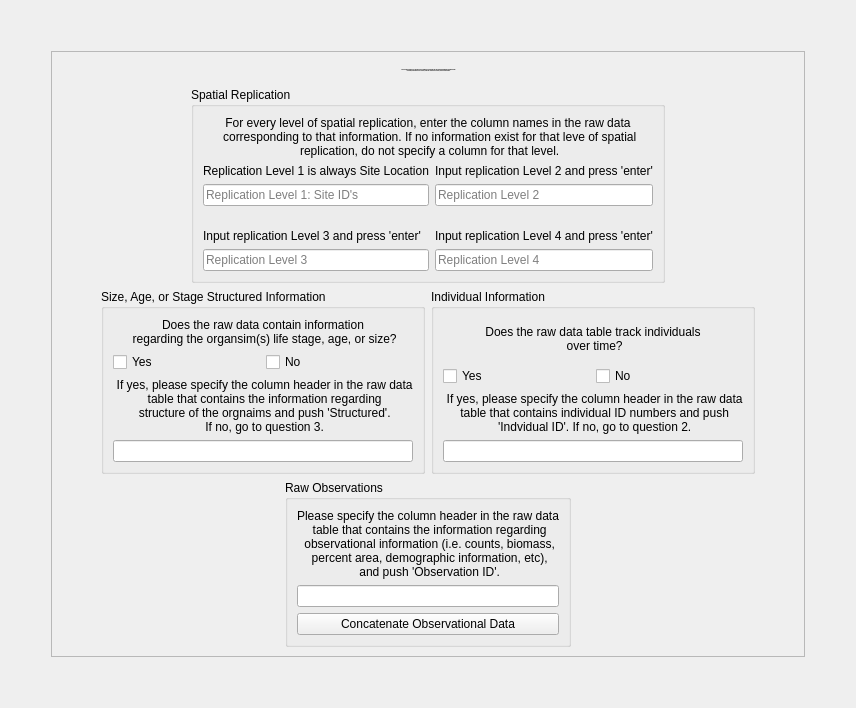
        <widget class="QWidget" name="tab_6">
         <attribute name="title">
          <string>Observations Form</string>
         </attribute>
         <layout class="QHBoxLayout" name="horizontalLayout_57">
          <item>
           <layout class="QVBoxLayout" name="verticalLayout_72">
            <item>
             <spacer name="verticalSpacer_13">
              <property name="orientation">
               <enum>Qt::Vertical</enum>
              </property>
              <property name="sizeHint" stdset="0">
               <size>
                <width>20</width>
                <height>40</height>
               </size>
              </property>
             </spacer>
            </item>
            <item>
             <layout class="QHBoxLayout" name="horizontalLayout_50">
              <item>
               <spacer name="horizontalSpacer_32">
                <property name="orientation">
                 <enum>Qt::Horizontal</enum>
                </property>
                <property name="sizeHint" stdset="0">
                 <size>
                  <width>40</width>
                  <height>20</height>
                 </size>
                </property>
               </spacer>
              </item>
              <item>
               <widget class="QFrame" name="frame">
                <property name="sizePolicy">
                 <sizepolicy hsizetype="Fixed" vsizetype="Preferred">
                  <horstretch>0</horstretch>
                  <verstretch>0</verstretch>
                 </sizepolicy>
                </property>
                <property name="frameShape">
                 <enum>QFrame::StyledPanel</enum>
                </property>
                <property name="frameShadow">
                 <enum>QFrame::Raised</enum>
                </property>
                <layout class="QVBoxLayout" name="verticalLayout_12">
                 <item>
                  <layout class="QVBoxLayout" name="verticalLayout_56">
                   <item>
                    <layout class="QHBoxLayout" name="horizontalLayout_38">
                     <item>
                      <spacer name="horizontalSpacer_61">
                       <property name="orientation">
                        <enum>Qt::Horizontal</enum>
                       </property>
                       <property name="sizeHint" stdset="0">
                        <size>
                         <width>40</width>
                         <height>20</height>
                        </size>
                       </property>
                      </spacer>
                     </item>
                     <item>
                      <widget class="QLabel" name="label_12">
                       <property name="sizePolicy">
                        <sizepolicy hsizetype="Fixed" vsizetype="Fixed">
                         <horstretch>0</horstretch>
                         <verstretch>0</verstretch>
                        </sizepolicy>
                       </property>
                       <property name="font">
                        <font>
                         <pointsize>-1</pointsize>
                         <weight>75</weight>
                         <bold>true</bold>
                        </font>
                       </property>
                       <property name="text">
                        <string>In the following section you will specify the columns in the raw data table that contain information regarding spatial
 replication, individual ID's (if present), stage/age strucutre (if present), and raw observations.</string>
                       </property>
                       <property name="alignment">
                        <set>Qt::AlignCenter</set>
                       </property>
                      </widget>
                     </item>
                     <item>
                      <spacer name="horizontalSpacer_62">
                       <property name="orientation">
                        <enum>Qt::Horizontal</enum>
                       </property>
                       <property name="sizeHint" stdset="0">
                        <size>
                         <width>40</width>
                         <height>20</height>
                        </size>
                       </property>
                      </spacer>
                     </item>
                    </layout>
                   </item>
                   <item>
                    <layout class="QHBoxLayout" name="horizontalLayout_37">
                     <item>
                      <spacer name="horizontalSpacer_29">
                       <property name="orientation">
                        <enum>Qt::Horizontal</enum>
                       </property>
                       <property name="sizeHint" stdset="0">
                        <size>
                         <width>40</width>
                         <height>20</height>
                        </size>
                       </property>
                      </spacer>
                     </item>
                     <item>
                      <widget class="QGroupBox" name="groupBox_13">
                       <property name="title">
                        <string>Spatial Replication</string>
                       </property>
                       <layout class="QVBoxLayout" name="verticalLayout_55">
                        <item>
                         <layout class="QVBoxLayout" name="verticalLayout_54">
                          <item>
                           <widget class="QLabel" name="label_17">
                            <property name="text">
                             <string>For every level of spatial replication, enter the column names in the raw data 
 corresponding to that information. If no information exist for that leve of spatial 
 replication, do not specify a column for that level.</string>
                            </property>
                            <property name="alignment">
                             <set>Qt::AlignCenter</set>
                            </property>
                           </widget>
                          </item>
                          <item>
                           <layout class="QHBoxLayout" name="horizontalLayout_34">
                            <item>
                             <layout class="QVBoxLayout" name="verticalLayout_51">
                              <item>
                               <layout class="QGridLayout" name="gridLayout_6">
                                <item row="0" column="0">
                                 <widget class="QLabel" name="label_13">
                                  <property name="text">
                                   <string>Replication Level 1 is always Site Location</string>
                                  </property>
                                 </widget>
                                </item>
                                <item row="1" column="0">
                                 <widget class="QLineEdit" name="lnedSpRep1">
                                  <property name="sizePolicy">
                                   <sizepolicy hsizetype="Preferred" vsizetype="Fixed">
                                    <horstretch>0</horstretch>
                                    <verstretch>0</verstretch>
                                   </sizepolicy>
                                  </property>
                                  <property name="autoFillBackground">
                                   <bool>false</bool>
                                  </property>
                                  <property name="inputMask">
                                   <string/>
                                  </property>
                                  <property name="text">
                                   <string/>
                                  </property>
                                  <property name="placeholderText">
                                   <string>Replication Level 1: Site ID's</string>
                                  </property>
                                 </widget>
                                </item>
                               </layout>
                              </item>
                              <item>
                               <spacer name="verticalSpacer_6">
                                <property name="orientation">
                                 <enum>Qt::Vertical</enum>
                                </property>
                                <property name="sizeType">
                                 <enum>QSizePolicy::Fixed</enum>
                                </property>
                                <property name="sizeHint" stdset="0">
                                 <size>
                                  <width>28</width>
                                  <height>17</height>
                                 </size>
                                </property>
                               </spacer>
                              </item>
                              <item>
                               <layout class="QGridLayout" name="gridLayout_8">
                                <item row="0" column="0">
                                 <widget class="QLabel" name="label_15">
                                  <property name="text">
                                   <string>Input replication Level 3 and press 'enter'</string>
                                  </property>
                                 </widget>
                                </item>
                                <item row="1" column="0">
                                 <widget class="QLineEdit" name="lnedSpRep3">
                                  <property name="sizePolicy">
                                   <sizepolicy hsizetype="Preferred" vsizetype="Fixed">
                                    <horstretch>0</horstretch>
                                    <verstretch>0</verstretch>
                                   </sizepolicy>
                                  </property>
                                  <property name="focusPolicy">
                                   <enum>Qt::ClickFocus</enum>
                                  </property>
                                  <property name="text">
                                   <string/>
                                  </property>
                                  <property name="placeholderText">
                                   <string>Replication Level 3</string>
                                  </property>
                                 </widget>
                                </item>
                               </layout>
                              </item>
                             </layout>
                            </item>
                            <item>
                             <layout class="QVBoxLayout" name="verticalLayout_53">
                              <item>
                               <layout class="QGridLayout" name="gridLayout_7">
                                <item row="0" column="0">
                                 <widget class="QLabel" name="label_14">
                                  <property name="text">
                                   <string>Input replication Level 2 and press 'enter'</string>
                                  </property>
                                 </widget>
                                </item>
                                <item row="1" column="0">
                                 <widget class="QLineEdit" name="lnedSpRep2">
                                  <property name="sizePolicy">
                                   <sizepolicy hsizetype="Preferred" vsizetype="Fixed">
                                    <horstretch>0</horstretch>
                                    <verstretch>0</verstretch>
                                   </sizepolicy>
                                  </property>
                                  <property name="text">
                                   <string/>
                                  </property>
                                  <property name="placeholderText">
                                   <string>Replication Level 2</string>
                                  </property>
                                 </widget>
                                </item>
                               </layout>
                              </item>
                              <item>
                               <spacer name="verticalSpacer_10">
                                <property name="orientation">
                                 <enum>Qt::Vertical</enum>
                                </property>
                                <property name="sizeType">
                                 <enum>QSizePolicy::Fixed</enum>
                                </property>
                                <property name="sizeHint" stdset="0">
                                 <size>
                                  <width>28</width>
                                  <height>17</height>
                                 </size>
                                </property>
                               </spacer>
                              </item>
                              <item>
                               <layout class="QGridLayout" name="gridLayout_9">
                                <item row="0" column="0">
                                 <widget class="QLabel" name="label_16">
                                  <property name="text">
                                   <string>Input replication Level 4 and press 'enter'</string>
                                  </property>
                                 </widget>
                                </item>
                                <item row="1" column="0">
                                 <widget class="QLineEdit" name="lnedSpRep4">
                                  <property name="sizePolicy">
                                   <sizepolicy hsizetype="Preferred" vsizetype="Fixed">
                                    <horstretch>0</horstretch>
                                    <verstretch>0</verstretch>
                                   </sizepolicy>
                                  </property>
                                  <property name="focusPolicy">
                                   <enum>Qt::ClickFocus</enum>
                                  </property>
                                  <property name="text">
                                   <string/>
                                  </property>
                                  <property name="placeholderText">
                                   <string>Replication Level 4</string>
                                  </property>
                                 </widget>
                                </item>
                               </layout>
                              </item>
                             </layout>
                            </item>
                           </layout>
                          </item>
                         </layout>
                        </item>
                       </layout>
                      </widget>
                     </item>
                     <item>
                      <spacer name="horizontalSpacer_55">
                       <property name="orientation">
                        <enum>Qt::Horizontal</enum>
                       </property>
                       <property name="sizeHint" stdset="0">
                        <size>
                         <width>40</width>
                         <height>20</height>
                        </size>
                       </property>
                      </spacer>
                     </item>
                    </layout>
                   </item>
                   <item>
                    <layout class="QHBoxLayout" name="horizontalLayout_36">
                     <item>
                      <spacer name="horizontalSpacer_58">
                       <property name="orientation">
                        <enum>Qt::Horizontal</enum>
                       </property>
                       <property name="sizeHint" stdset="0">
                        <size>
                         <width>40</width>
                         <height>20</height>
                        </size>
                       </property>
                      </spacer>
                     </item>
                     <item>
                      <widget class="QGroupBox" name="groupBox_11">
                       <property name="title">
                        <string>Size, Age, or Stage Structured Information</string>
                       </property>
                       <layout class="QVBoxLayout" name="verticalLayout_50">
                        <item>
                         <layout class="QVBoxLayout" name="layObsSchemeQ2AllV">
                          <item>
                           <widget class="QLabel" name="labObsSchemeQ2">
                            <property name="text">
                             <string>Does the raw data contain information 
 regarding the organsim(s) life stage, age, or size?</string>
                            </property>
                            <property name="alignment">
                             <set>Qt::AlignCenter</set>
                            </property>
                           </widget>
                          </item>
                          <item>
                           <layout class="QHBoxLayout" name="layObsSchemeQ2YN">
                            <item>
                             <widget class="QCheckBox" name="ckObsStructY">
                              <property name="text">
                               <string>Yes</string>
                              </property>
                             </widget>
                            </item>
                            <item>
                             <widget class="QCheckBox" name="ckObsStructN">
                              <property name="text">
                               <string>No</string>
                              </property>
                              <property name="checked">
                               <bool>false</bool>
                              </property>
                             </widget>
                            </item>
                           </layout>
                          </item>
                          <item>
                           <widget class="QLabel" name="labObsSchemeStruct">
                            <property name="text">
                             <string> If yes, please specify the column header in the raw data 
 table that contains the information regarding 
 structure of the orgnaims and push 'Structured'. 
 If no, go to question 3.</string>
                            </property>
                            <property name="alignment">
                             <set>Qt::AlignCenter</set>
                            </property>
                           </widget>
                          </item>
                          <item>
                           <layout class="QHBoxLayout" name="layObsSchemeQ2StructH">
                            <item>
                             <widget class="QLineEdit" name="lnedObsStruct">
                              <property name="focusPolicy">
                               <enum>Qt::ClickFocus</enum>
                              </property>
                             </widget>
                            </item>
                           </layout>
                          </item>
                         </layout>
                        </item>
                       </layout>
                      </widget>
                     </item>
                     <item>
                      <widget class="QGroupBox" name="groupBox_10">
                       <property name="title">
                        <string>Individual Information</string>
                       </property>
                       <layout class="QVBoxLayout" name="verticalLayout_49">
                        <item>
                         <layout class="QVBoxLayout" name="layObsSchemeQ1V">
                          <item>
                           <widget class="QLabel" name="labObsSchemeQ1">
                            <property name="text">
                             <string>Does the raw data table track individuals
 over time?</string>
                            </property>
                            <property name="alignment">
                             <set>Qt::AlignCenter</set>
                            </property>
                           </widget>
                          </item>
                          <item>
                           <layout class="QHBoxLayout" name="layObsSchemeYNH">
                            <item>
                             <widget class="QCheckBox" name="ckObsIndIDY">
                              <property name="text">
                               <string>Yes</string>
                              </property>
                             </widget>
                            </item>
                            <item>
                             <widget class="QCheckBox" name="ckObsIndIDN">
                              <property name="text">
                               <string>No</string>
                              </property>
                              <property name="checked">
                               <bool>false</bool>
                              </property>
                             </widget>
                            </item>
                           </layout>
                          </item>
                          <item>
                           <widget class="QLabel" name="labObsSchemeIndID">
                            <property name="text">
                             <string> If yes, please specify the column header in the raw data 
 table that contains individual ID numbers and push 
 'Indvidual ID'. If no, go to question 2.</string>
                            </property>
                            <property name="alignment">
                             <set>Qt::AlignCenter</set>
                            </property>
                           </widget>
                          </item>
                          <item>
                           <layout class="QHBoxLayout" name="layObsSchemebtnlnedH">
                            <item>
                             <widget class="QLineEdit" name="lnedObsIndID">
                              <property name="focusPolicy">
                               <enum>Qt::ClickFocus</enum>
                              </property>
                             </widget>
                            </item>
                           </layout>
                          </item>
                         </layout>
                        </item>
                       </layout>
                      </widget>
                     </item>
                     <item>
                      <spacer name="horizontalSpacer_56">
                       <property name="orientation">
                        <enum>Qt::Horizontal</enum>
                       </property>
                       <property name="sizeHint" stdset="0">
                        <size>
                         <width>40</width>
                         <height>20</height>
                        </size>
                       </property>
                      </spacer>
                     </item>
                    </layout>
                   </item>
                   <item>
                    <layout class="QHBoxLayout" name="horizontalLayout_35">
                     <item>
                      <spacer name="horizontalSpacer_59">
                       <property name="orientation">
                        <enum>Qt::Horizontal</enum>
                       </property>
                       <property name="sizeHint" stdset="0">
                        <size>
                         <width>40</width>
                         <height>20</height>
                        </size>
                       </property>
                      </spacer>
                     </item>
                     <item>
                      <widget class="QGroupBox" name="groupBox_12">
                       <property name="title">
                        <string>Raw Observations</string>
                       </property>
                       <layout class="QVBoxLayout" name="verticalLayout_52">
                        <item>
                         <layout class="QVBoxLayout" name="layObsSchemeQ3AllV">
                          <item>
                           <widget class="QLabel" name="labObsSchemeQ3ObsID">
                            <property name="text">
                             <string>Please specify the column header in the raw data 
 table that contains the information regarding 
 observational information (i.e. counts, biomass, 
 percent area, demographic information, etc), 
 and push 'Observation ID'.</string>
                            </property>
                            <property name="alignment">
                             <set>Qt::AlignCenter</set>
                            </property>
                           </widget>
                          </item>
                          <item>
                           <layout class="QHBoxLayout" name="layObsSchemeQ3lnedbtnObsID">
                            <item>
                             <widget class="QLineEdit" name="lnedObsData">
                              <property name="focusPolicy">
                               <enum>Qt::ClickFocus</enum>
                              </property>
                             </widget>
                            </item>
                           </layout>
                          </item>
                         </layout>
                        </item>
                        <item>
                         <widget class="QPushButton" name="btnObsPreview">
                          <property name="text">
                           <string>Concatenate Observational Data</string>
                          </property>
                         </widget>
                        </item>
                       </layout>
                      </widget>
                     </item>
                     <item>
                      <spacer name="horizontalSpacer_60">
                       <property name="orientation">
                        <enum>Qt::Horizontal</enum>
                       </property>
                       <property name="sizeHint" stdset="0">
                        <size>
                         <width>40</width>
                         <height>20</height>
                        </size>
                       </property>
                      </spacer>
                     </item>
                    </layout>
                   </item>
                  </layout>
                 </item>
                </layout>
               </widget>
              </item>
              <item>
               <spacer name="horizontalSpacer_57">
                <property name="orientation">
                 <enum>Qt::Horizontal</enum>
                </property>
                <property name="sizeHint" stdset="0">
                 <size>
                  <width>40</width>
                  <height>20</height>
                 </size>
                </property>
               </spacer>
              </item>
             </layout>
            </item>
            <item>
             <spacer name="verticalSpacer_14">
              <property name="orientation">
               <enum>Qt::Vertical</enum>
              </property>
              <property name="sizeHint" stdset="0">
               <size>
                <width>20</width>
                <height>40</height>
               </size>
              </property>
             </spacer>
            </item>
           </layout>
          </item>
         </layout>
        </widget>
